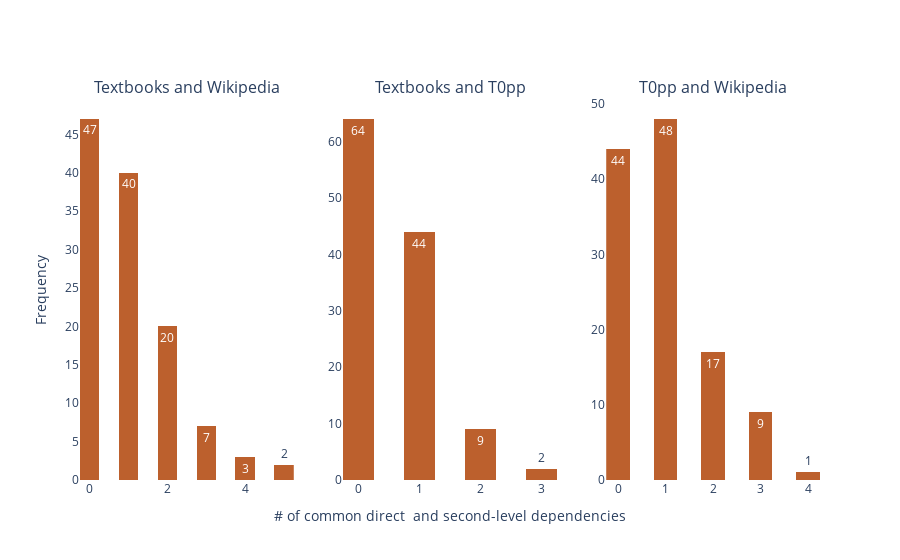

Notebook code for this chart:
### Code cell
# Graphs for presentation

fig = make_subplots(rows=1, cols=3,subplot_titles=("Textbooks and Wikipedia","Textbooks and T0pp", "T0pp and Wikipedia"))

trace0 = go.Histogram(x=deps.loc[filter,'num_common_tb_wiki_2'],texttemplate="%{y}",marker_color = "#BC602D",xbins_size=0.5)
trace1 = go.Histogram(x=deps.loc[filter,'num_common_tb_llm_2'],texttemplate="%{y}",marker_color = "#BC602D",xbins_size=0.5)
trace2 = go.Histogram(x=deps.loc[filter,'num_common_llm_wiki_2'],texttemplate="%{y}",marker_color = "#BC602D",xbins_size=0.5)

fig.append_trace(trace0, 1, 1)
fig.append_trace(trace1, 1, 2)
fig.append_trace(trace2, 1, 3)

#fig.update_xaxes(title_text="# of common direct+2nd-level dependencies",  row=1, col=1)
fig.update_yaxes(title_text="Frequency", row=1, col=1)
fig.update_xaxes(title_text="# of common direct  and second-level dependencies",  row=1, col=2)
#fig.update_xaxes(title_text="# of common direct+2nd-level dependencies",  row=1, col=3)

fig.update_layout({
"plot_bgcolor": "rgba(0, 0, 0, 0)",
"paper_bgcolor": "rgba(0, 0, 0, 0)",
}, showlegend=False)

fig.show()

### Figure 1 — Plotly figure (JSON) as saved in the notebook; plotly's stock layout.template omitted (floating-point values rounded to 4 significant figures)
{"data": [{"marker": {"color": "#BC602D"}, "texttemplate": "%{y}", "type": "histogram", "x": [1, 0, 1, 0, 2, 0, 0, 1, 0, 5, 5, 2, 1, 0, 0, 1, 1, 0, 0, 2, 0, 1, 1, 0, 0, 1, 1, 0, 3, 1, 0, 1, 0, 1, 0, 1, 2, 0, 2, 0, 0, 0, 1, 4, 1, 0, 2, 2, 1, 0, 0, 0, 0, 1, 2, 0, 1, 0, 1, 1, 0, 3, 3, 1, 1, 2, 1, 0, 1, 2, 0, 3, 2, 2, 2, 0, 0, 0, 1, 0, 0, 1, 1, 1, 0, 1, 1, 0, 0, 0, 0, 2, 3, 2, 1, 1, 2, 3, 2, 1, 0, 2, 0, 0, 1, 0, 0, 4, 2, 3, 4, 1, 1, 1, 2, 0, 1, 0, 1], "xaxis": "x", "xbins": {"size": 0.5}, "yaxis": "y"}, {"marker": {"color": "#BC602D"}, "texttemplate": "%{y}", "type": "histogram", "x": [0, 1, 1, 1, 1, 0, 1, 0, 0, 3, 0, 1, 0, 0, 0, 0, 1, 0, 1, 2, 0, 1, 0, 1, 0, 0, 0, 0, 1, 0, 1, 1, 0, 0, 0, 1, 0, 2, 0, 0, 1, 1, 2, 0, 0, 1, 0, 0, 0, 0, 1, 0, 0, 1, 0, 0, 1, 1, 1, 0, 0, 3, 1, 0, 0, 0, 0, 0, 1, 0, 1, 1, 0, 0, 2, 0, 0, 1, 0, 0, 0, 1, 1, 1, 0, 1, 0, 0, 0, 0, 1, 2, 1, 1, 1, 0, 2, 2, 1, 1, 1, 2, 0, 1, 1, 0, 1, 0, 0, 0, 0, 2, 0, 1, 1, 0, 1, 0, 0], "xaxis": "x2", "xbins": {"size": 0.5}, "yaxis": "y2"}, {"marker": {"color": "#BC602D"}, "texttemplate": "%{y}", "type": "histogram", "x": [1, 0, 1, 2, 2, 0, 0, 0, 2, 3, 0, 1, 0, 0, 0, 0, 3, 0, 2, 1, 0, 1, 1, 0, 1, 0, 1, 0, 2, 1, 0, 1, 3, 1, 0, 1, 0, 0, 0, 0, 0, 1, 1, 1, 1, 1, 1, 2, 0, 0, 0, 0, 0, 1, 0, 1, 2, 1, 2, 1, 0, 3, 1, 3, 0, 4, 1, 0, 3, 0, 1, 0, 2, 2, 2, 1, 0, 0, 0, 0, 1, 1, 1, 1, 1, 1, 1, 0, 0, 3, 1, 2, 1, 1, 1, 1, 1, 3, 1, 1, 1, 2, 2, 1, 1, 0, 1, 0, 3, 1, 1, 2, 0, 2, 1, 0, 2, 0, 0], "xaxis": "x3", "xbins": {"size": 0.5}, "yaxis": "y3"}], "layout": {"annotations": [{"font": {"size": 16}, "showarrow": false, "text": "Textbooks and Wikipedia", "x": 0.1444, "xanchor": "center", "xref": "paper", "y": 1, "yanchor": "bottom", "yref": "paper"}, {"font": {"size": 16}, "showarrow": false, "text": "Textbooks and T0pp", "x": 0.5, "xanchor": "center", "xref": "paper", "y": 1, "yanchor": "bottom", "yref": "paper"}, {"font": {"size": 16}, "showarrow": false, "text": "T0pp and Wikipedia", "x": 0.8556, "xanchor": "center", "xref": "paper", "y": 1, "yanchor": "bottom", "yref": "paper"}], "paper_bgcolor": "rgba(0, 0, 0, 0)", "plot_bgcolor": "rgba(0, 0, 0, 0)", "showlegend": false, "xaxis": {"anchor": "y", "domain": [0, 0.2889]}, "xaxis2": {"anchor": "y2", "domain": [0.3556, 0.6444], "title": {"text": "# of common direct  and second-level dependencies"}}, "xaxis3": {"anchor": "y3", "domain": [0.7111, 1]}, "yaxis": {"anchor": "x", "domain": [0, 1], "title": {"text": "Frequency"}}, "yaxis2": {"anchor": "x2", "domain": [0, 1]}, "yaxis3": {"anchor": "x3", "domain": [0, 1]}}}
